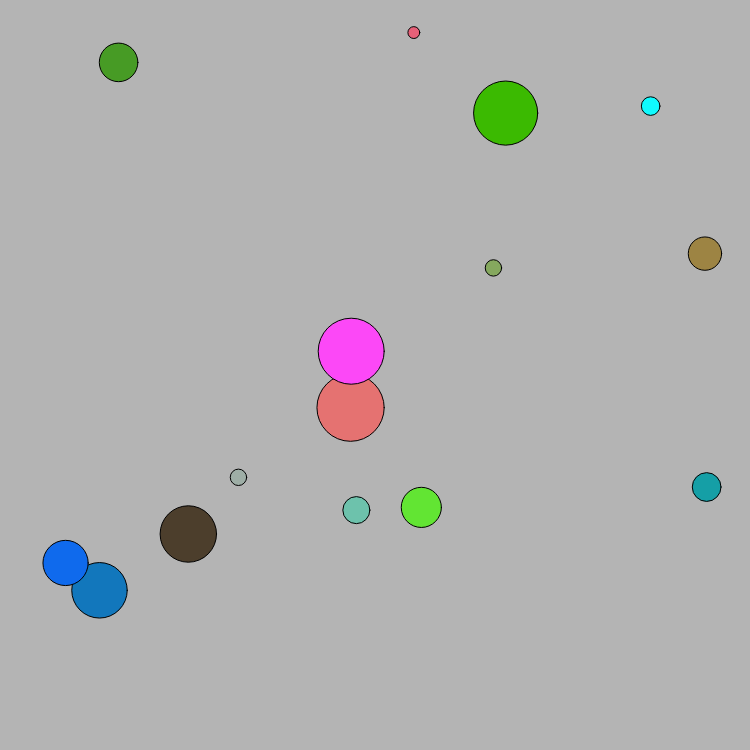
Frame 1 (no input)
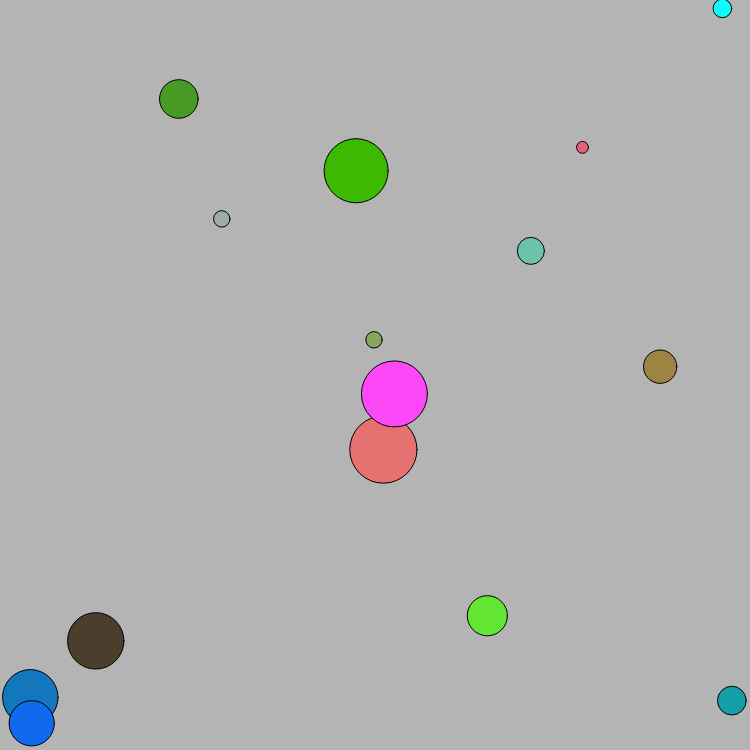
Frame 60 (no input)
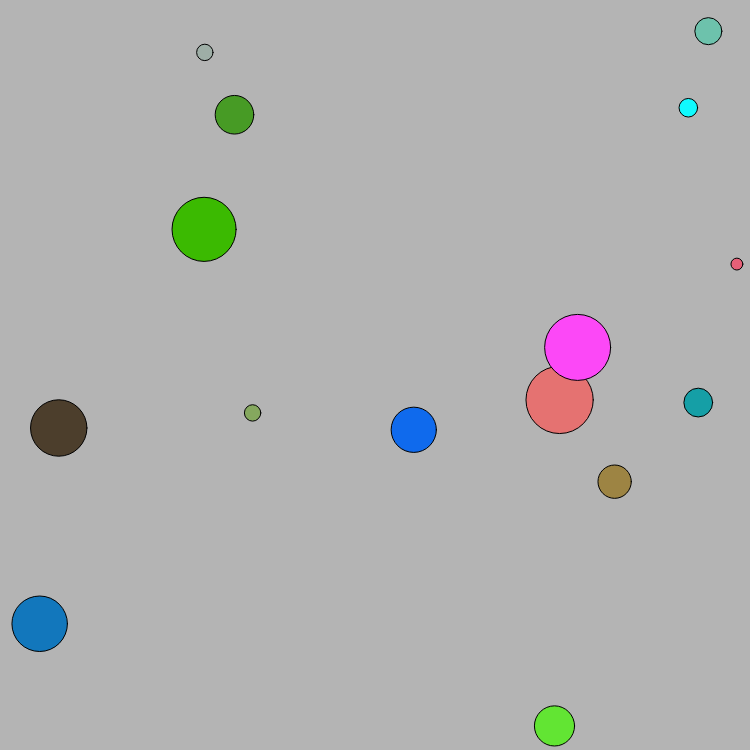
Frame 120 (the mouse pressed at the canvas centre since frame 60)

The p5.js sketch that drew these frames (run headless with seeded random() and noise() and a simulated clock; from frame 60 on, the mouse is pressed at the canvas centre):

// p5.js sketch
// ── sketch.js
var balls = [];
function setup() {
    createCanvas(750, 750);
    for (var i = 0; i < 15; i++) {
        balls[i] = new Ball();
    }
}
function draw() {
    background(180);
    for (var i in balls) {
        balls[i].display();
        balls[i].move();
        balls[i].edgeCheck();
        for (var j in balls) {
            if (i == j) {
						}else{
                balls[i].intersecting(balls[j]);
            }
        }
			}
    }

function Ball() {
    this.diam = random(10, 75);
		this.x = random(this.diam,width-this.diam);
    this.y = random(this.diam,height-this.diam);
    this.xvel = random(-5, 5);
    this.yvel = random(-5, 5);
		this.r=random(255);
		this.g=random(255);
		this.b=random(255);
    this.mass=3.1415*(this.diam/2)*(this.diam/2);

    this.display = function() {
			fill(this.r,this.g,this.b);
        ellipse(this.x, this.y, this.diam, this.diam);
    };
    this.move = function() {
        this.x += this.xvel;
        this.y += this.yvel;
    };
    this.edgeCheck = function() {
        if ((this.x >= width - this.diam / 2) || (this.x <= this.diam / 2)) {
            this.xvel *= -1;
        }
        if ((this.y >= height - this.diam / 2) || (this.y <= this.diam / 2)) {
            this.yvel *= -1;
        }
    };
    this.intersecting = function(obj) {
        var distance = dist(this.x, this.y, obj.x, obj.y);

        if (distance <= this.diam / 2 + obj.diam / 2) {
            collision(this, obj);
            return true;
        } else {
            return false;
        }
    };
    this.resetVels = function(tempXvel, tempYvel) {
        this.xvel = tempXvel;
        this.yvel = tempYvel;
    };
}
function collision(obj1, obj2) {
  var o1xv = ((obj1.mass - obj2.mass) * obj1.xvel + 2 * obj2.mass * obj2.xvel) / (obj1.mass + obj2.mass);
  var o2xv = ((obj2.mass - obj1.mass) * obj2.xvel + 2 * obj1.mass * obj1.xvel) / (obj2.mass + obj1.mass);
  var o1yv = ((obj1.mass - obj2.mass) * obj1.yvel + 2 * obj2.mass * obj2.yvel) / (obj1.mass + obj2.mass);
  var o2yv = ((obj2.mass - obj1.mass) * obj2.yvel + 2 * obj1.mass * obj1.yvel) / (obj2.mass + obj1.mass);
    obj2.resetVels(o2xv, o2yv);
    obj1.resetVels(o1xv, o1yv);
}
